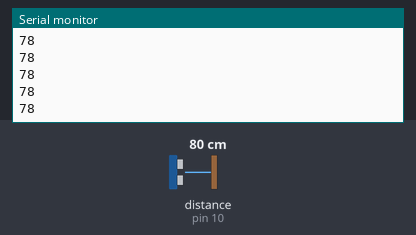
Simulated run of this sketch. Board: Arduino Uno, built with avr-gcc and run on an emulated ATmega328P. On the bench: the last lines printed to the serial monitor. Wiring (inferred from the names in the program): ultrasonic range finder: trigger pin 9; echo pin 10. Inputs (shaded band) come from the test bench; at power-on: distance to the obstacle (sensor on pin 10) 80 cm. The echo pulse lasts 58.3 µs per cm.

Above: at 1.2 s.
1.3 s: distance to the obstacle (sensor on pin 10) set to 2 cm
At 1.34 s:
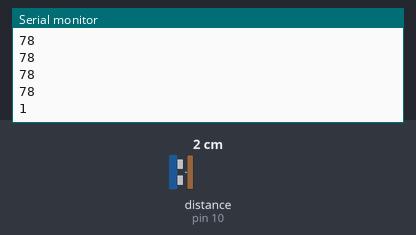
2.8 s: distance to the obstacle (sensor on pin 10) set to 4 cm
At 2.81 s:
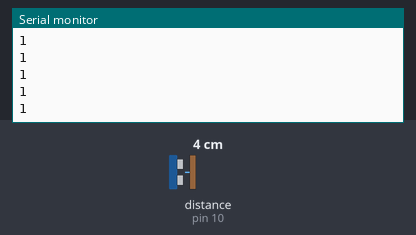
Timing chart, 0 to 5.8 s (numbered marks = the images above; inputs shaded):
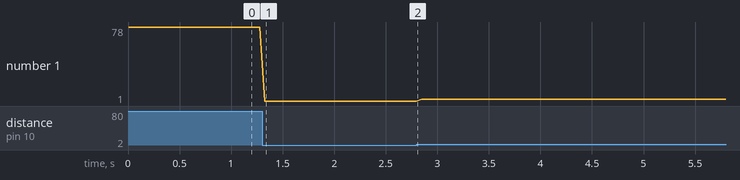

Measured:
- after the input at 1.3 s, the serial monitor: prints a new line at once (image 1)
- plotted number 1: 78 → 1 after the input at 1.3 s, 1 → 3 after the input at 2.8 s

The sketch:

distance_LCD.ino
```cpp
    //  distance measrment by Ultrasonic Sensor HC-SR04 and Arduino

    #include <LiquidCrystal.h> // includes the LiquidCrystal Library
    // LiquidCrystal lcd(1, 2, 4, 5, 6, 7); // Creates an LCD object. Parameters: (rs, enable, d4, d5, d6, d7)
    const int trigPin = 9;
    const int echoPin = 10;
    long duration;
    int distanceCm;

    void setup() {
    Serial.begin(9600);
//    lcd.begin(16,2); // Initializes the interface to the LCD screen, and specifies the dimensions (width and height) of the display
    pinMode(trigPin, OUTPUT);
    pinMode(echoPin, INPUT);
    }

    void loop() {
    digitalWrite(trigPin, LOW);
    delayMicroseconds(2);
    digitalWrite(trigPin, HIGH);
    delayMicroseconds(10);
    digitalWrite(trigPin, LOW);
    duration = pulseIn(echoPin, HIGH);
    distanceCm= duration*0.034/2;
    Serial.print(distanceCm);
    Serial.print('\n');
    delay(50);

   /*
    lcd.setCursor(0,0); // Sets the location at which subsequent text written to the LCD will be displayed
    lcd.print("Distance: "); // Prints string "Distance" on the LCD
    lcd.print(distanceCm); // Prints the distance value from the sensor
    lcd.print(" cm");
    delay(10);
    */
    }
```
